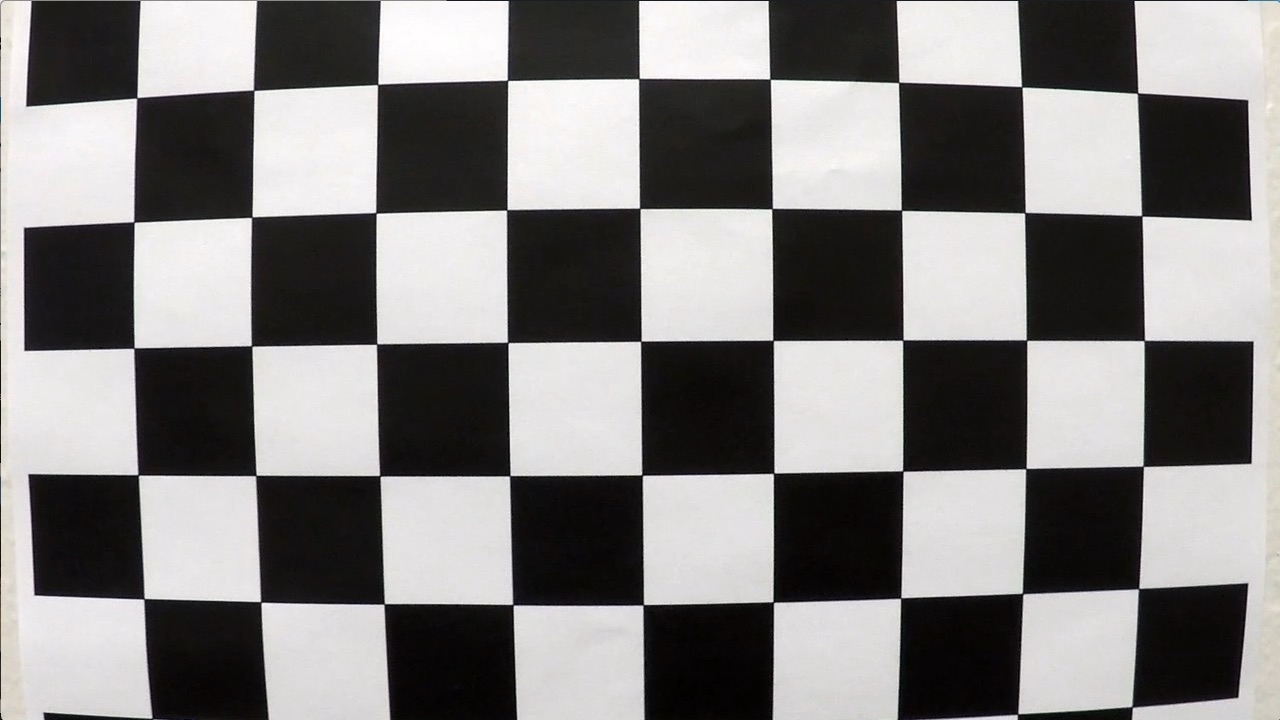
#> input picture CarND-Advanced-Lane-Lines/camera_cal/calibration01.jpg, 1280 x 720 px; its folder holds 4 pictures in this run
$ jupyter execute --allow-errors advanced_lane_lines.ipynb   (shell and % lines are left out)   (older library calls are emulated)
#> lines starting #> are read from the running program, lines starting #| are printed output that depends on the picture; after the words box and inside, x2 and y2 are one past the last pixel; in counts of white or black regions, pixels touching at a corner belong together
# **Project: Advanced Lane Lines**

**The steps of the project are the following:**

TODO: make sure this list matches the actual steps

1. Calibrate the camera.
2. Undistort images.
3. Use a combination of color space transforms, gradients and thresholding to create a binary image.
4. Apply perspective transform to get the "birds-eye" view
5. Detect the lane lines, and fit polynomials to them
6. Determine the lane curvature and vehicle position wrt. the center
7. Build the pipeline
8. Output video and numerical estimation of the curvature

## **Imports**

[cell 1]
import cv2
import numpy as np
import glob
import pickle
import matplotlib.pyplot as plt
import os

## **Helper Functions**

[cell 2]
# [18 lines left out: functions show_imgs_side_by_side, show_src, not called in this run]

## **Pipeline Functions**

[cell 3]
# Applies the perspective transform
# Set method = 'inv' to apply the inverse transform
# [65 lines left out: functions warp, abs_sobel_thresh, dir_threshold, combine_binary_outputs, not called in this run]

## **Step 1: Calibrate the Camera**

**Please Note:** [This link](https://docs.opencv.org/3.0-beta/doc/py_tutorials/py_calib3d/py_calibration/py_calibration.html) was incredibly useful for this step, and I used pretty much the same approach as the camera calibration example.

[cell 4]
calib_imgs = sorted(glob.glob('./camera_cal/calibration*.jpg'))

nx = 6 # Corners in the x-dir
ny = 9 # Corners in the y-dir


# Criteria for the termination of the iterative process of corner refinement
criteria = (cv2.TERM_CRITERIA_EPS + cv2.TERM_CRITERIA_MAX_ITER, 30, 0.001)

# These are the 3D points (Y,Y,Z) (world points), and we assume Z = 0
# i.e the chessboard was only moved in the XY plane. This is a
# simplifying assumtion.
obj_points_for_img = np.zeros((ny * nx, 3), np.float32)

# Generate a mesh-grid so that we get the points
# (0, 0, 0), (1, 0, 0), (2, 0, 0), ..... (ny - 1, 0, 0)
# (0, 1, 0), (1, 1, 0), (2, 1, 0), ......(ny - 1, 1, 0)
# ... all the way to ...
# (0, nx - 1, 0), (1, nx - 1, 0), ...... (ny - 1, nx - 1, 0)
obj_points_for_img[:, : 2] = np.mgrid[0 : ny, 0 : nx].T.reshape(-1, 2)


# Store 3D world points for all images
obj_points = []

# Store 2D image plane points for all images
img_points = []


fig, axs = plt.subplots(5, 4, figsize = (20, 20))
fig.subplots_adjust(hspace = 0.2, wspace = 0.4)
axs = axs.reshape(-1)

for i in range(len(calib_imgs)):

    img = cv2.imread(calib_imgs[i])
#> img is the input picture: shape (720, 1280, 3); mean B, G, R 127.8, 128.4, 130.1

    gray = cv2.cvtColor(img, cv2.COLOR_RGB2GRAY)

    ret, corners = cv2.findChessboardCorners(gray, (ny , nx), None)
#> ret = False; corners = None

    # Check if we have found any corners
    if ret == True:
        # Add object points to the image
        obj_points.append(obj_points_for_img)

        # Refine the corners and add them
        refined_corners = cv2.cornerSubPix(gray, corners, (11, 11), (-1, -1), criteria)
        img_points.append(refined_corners)

        # Draw and display the corners
        img = cv2.drawChessboardCorners(img, (ny, nx), refined_corners, ret)
        axs[i].axis('off')
        axs[i].imshow(img)
        axs[i].set_title(os.path.basename(calib_imgs[i]))
    else:
        print("No corners found for image: " + os.path.basename(calib_imgs[i]))
#> pass 2 of the loop `for i in range(len(calib_imgs)):`:
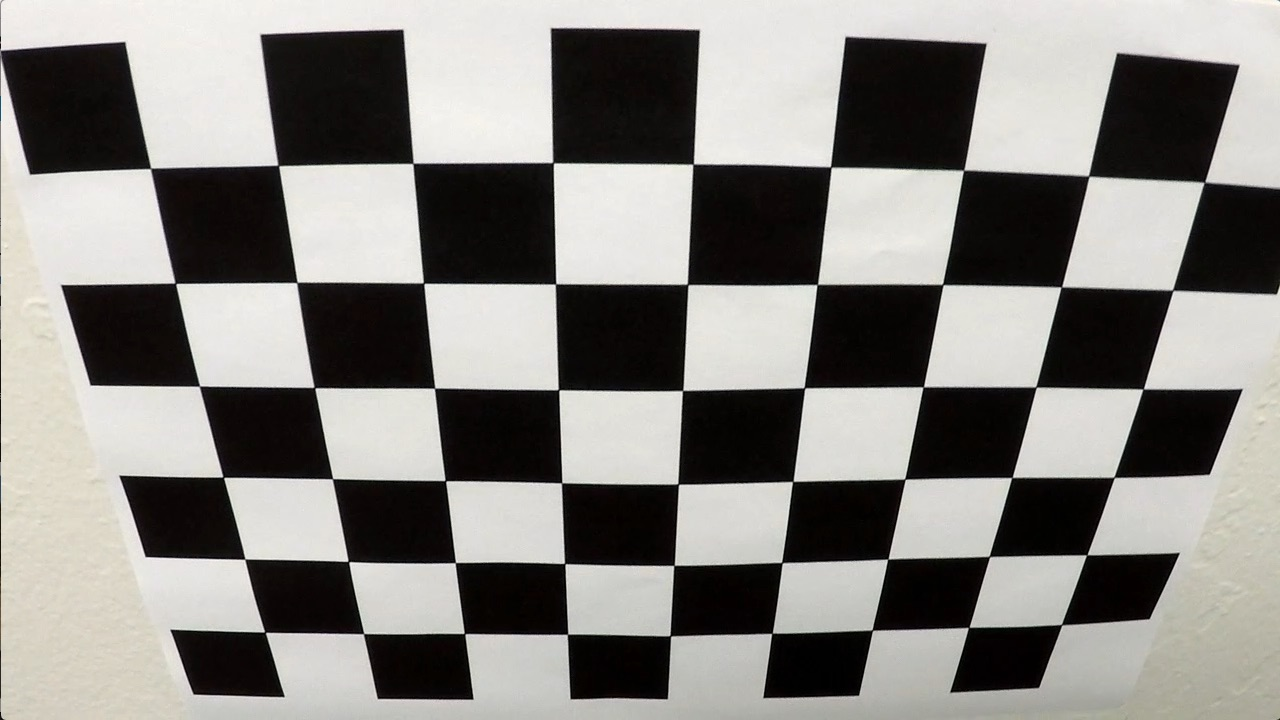
#> input picture CarND-Advanced-Lane-Lines/camera_cal/calibration02.jpg, 1280 x 720 px
#> img is the input picture: shape (720, 1280, 3); mean B, G, R 128.5, 132.4, 134.4
#> ret = True; corners = 54 rows, first 8: [150.6, 168.4], [278.3, 165.4], [412.9, 163.4], [553, 162.6], [693.2, 164.2], [830.6, 166.9], [963.5, 170.4], [1088.6, 176.1]
#> refined_corners = 54 rows, first 8: [150.6, 168.4], [278.3, 165.4], [413, 163.3], [553.1, 162.7], [693.1, 164.1], [830.8, 166.9], [963.6, 170.2], [1088.7, 176]
#> `img = cv2.drawChessboardCorners(img, (ny, nx), refined_corners, ret)`:
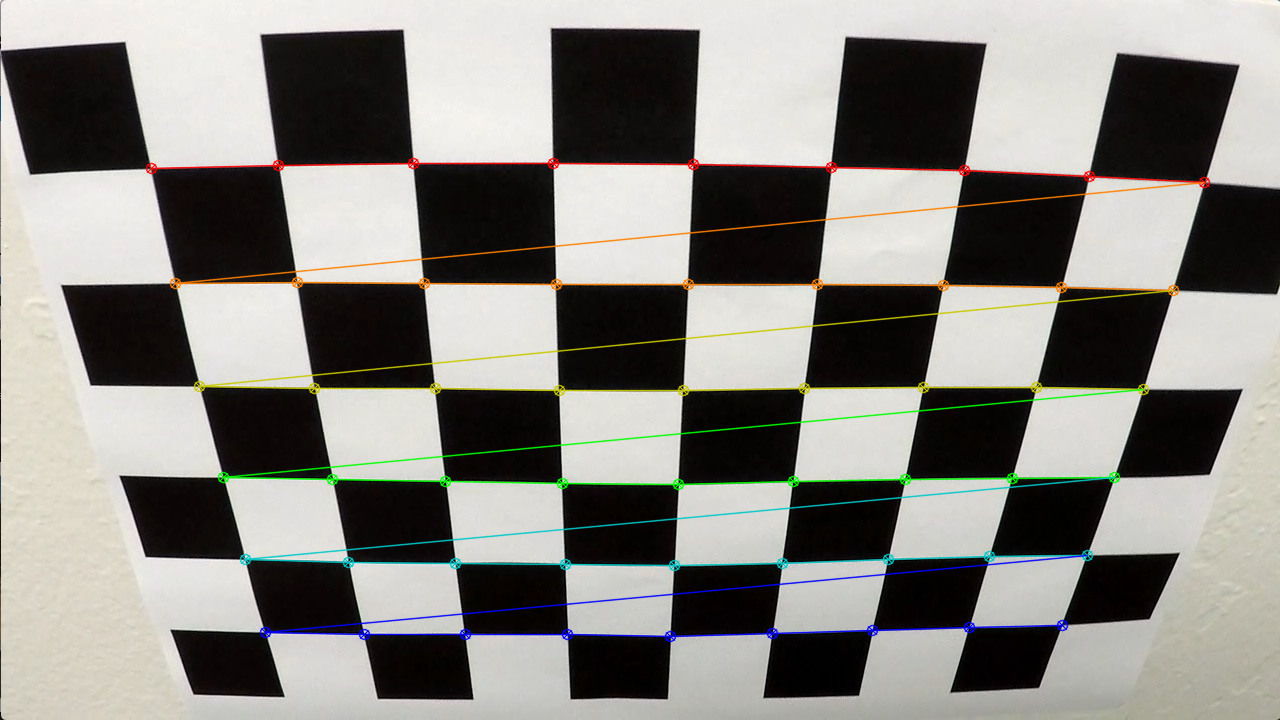
#> img: shape (720, 1280, 3); 3.76% of pixels changed, all inside (x1, y1, x2, y2) = (145, 157, 1211, 643)
#> pass 3 of the loop `for i in range(len(calib_imgs)):`:
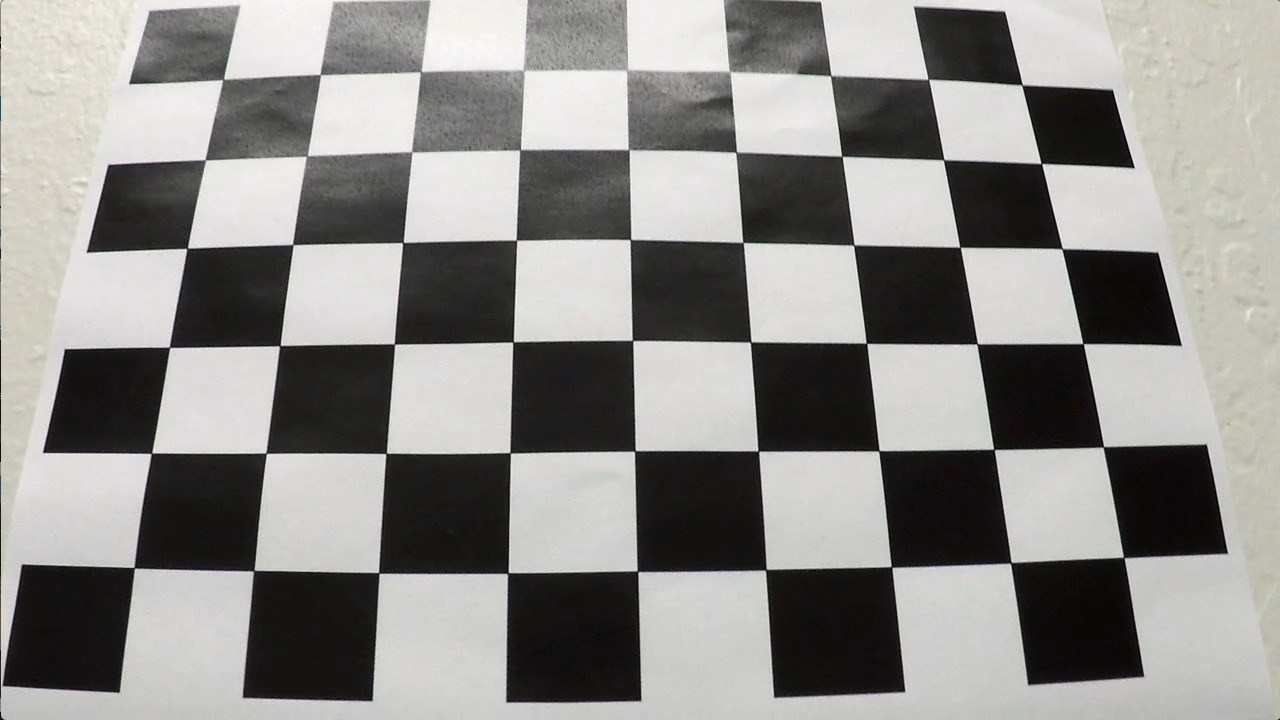
#> input picture CarND-Advanced-Lane-Lines/camera_cal/calibration03.jpg, 1280 x 720 px
#> img is the input picture: shape (720, 1280, 3); mean B, G, R 138.1, 141, 141.8
#> corners = 54 rows, first 8: [224.4, 78.44], [319.5, 74.21], [421.5, 70.84], [524.5, 70.78], [625.9, 70.82], [729.5, 71.5], [830.6, 75.94], [927.9, 78.63]
#> refined_corners = 54 rows, first 8: [223.1, 79.47], [320.2, 74.57], [420.7, 71.68], [523.5, 70.13], [627.4, 70.28], [729.5, 71.35], [830.8, 75.64], [928.4, 79.34]
#> `img = cv2.drawChessboardCorners(img, (ny, nx), refined_corners, ret)`:
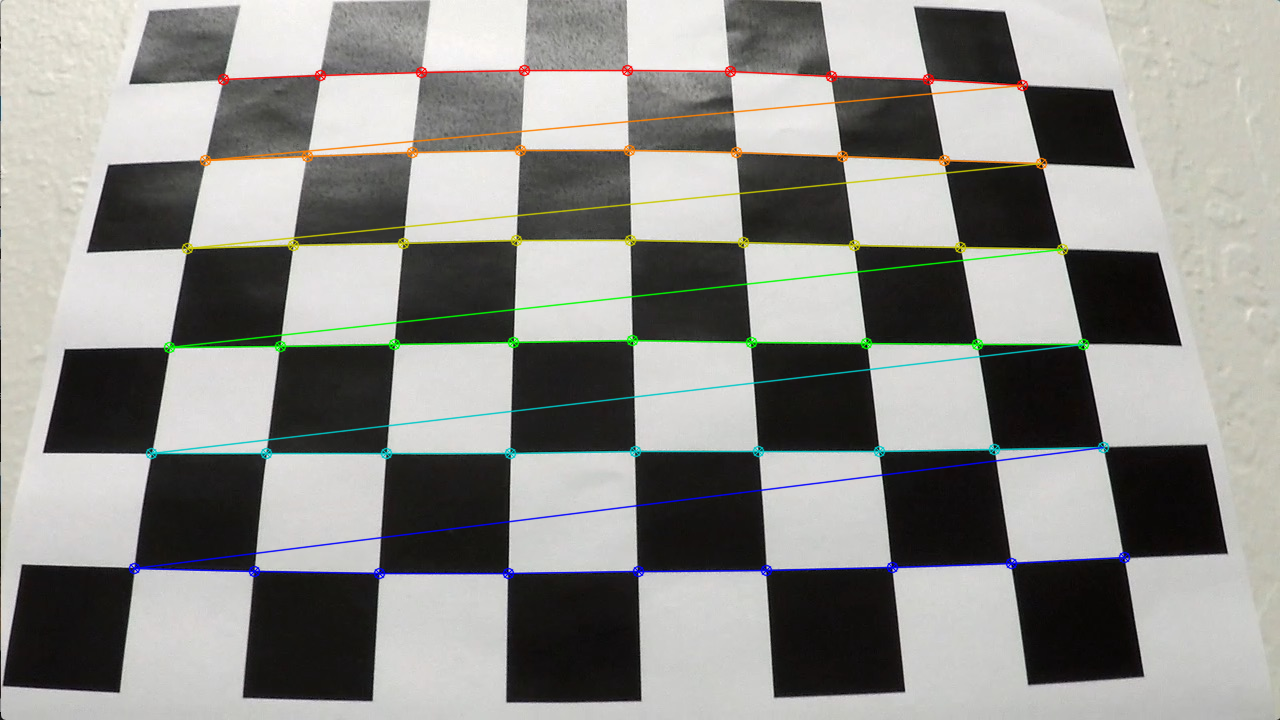
#> img: shape (720, 1280, 3); 3.66% of pixels changed, all inside (x1, y1, x2, y2) = (128, 64, 1131, 580)
#> the loop made 4 passes; the first 3 are shown
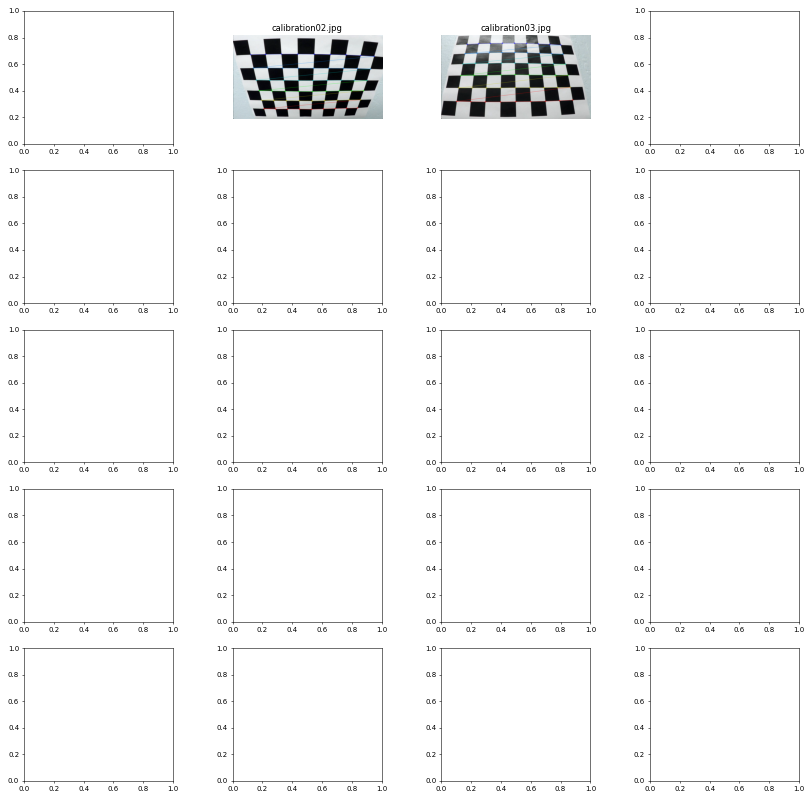
#> figure drawn by matplotlib, 2 panels; B, G, R data is drawn as R, G, B
